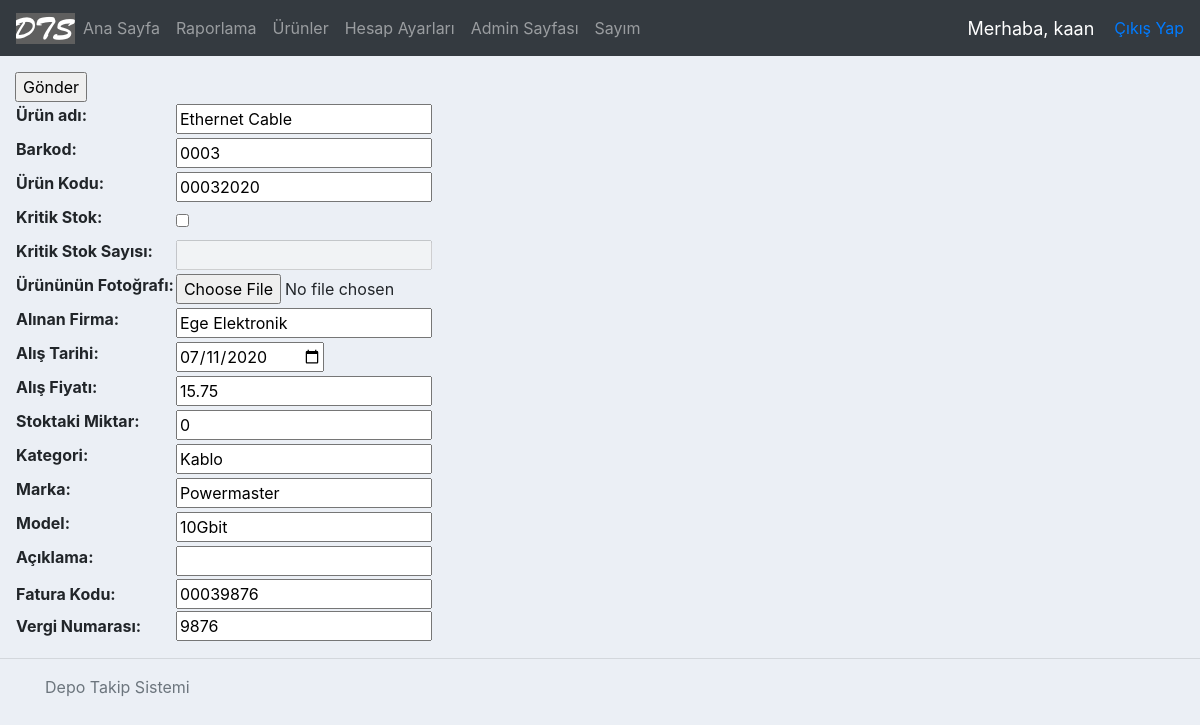
/updateProduct/7 (signed in), run on the app's committed database.
### accounts/models.py (models this page shows, shortened)
class Product(models.Model):
    name = models.CharField(max_length=200)
    barcode = models.CharField(max_length=48)
    code = models.CharField(max_length=255)
    criticalStock = models.BooleanField(default=False) #kritik stok
    criticalStockAmt = models.IntegerField(null=True, blank=True)
    photo = models.ImageField(blank=True, null=True)
    vendor = models.CharField(max_length=200) #alınan firma
    dateBought = models.DateField(null=True) #satın alınan tarih
    regDate = models.DateTimeField( auto_now_add=True, null=True ) #ürünün kayıt edildiği tarih
    price = models.FloatField() #ürünün fiyatı
    amount = models.IntegerField() #ürünün adeti
    category = models.CharField(max_length=200) #ürünün kategorisi
    brand = models.CharField(max_length = 200) #ürünün markası
    model = models.CharField(max_length = 200, blank=True, null=True)
    description = models.CharField(max_length = 400, blank=True, null=True) #açıklama
    editor = models.CharField(max_length = 200) #ürünü kaydeden/silen kullanıcı
    invoice = models.OneToOneField('Invoice', on_delete=models.CASCADE, related_name="fatura", null=True, blank=True )
    history = HistoricalRecords(
        history_change_reason_field=models.TextField(null=True, max_length=255)
    )
    lastStocktakeTime = models.DateTimeField(blank=True, null=True) #son sayım yapılan tarih

class Invoice(models.Model): #fatura
    invoiceCode = models.CharField( max_length = 200 )
    vendor = models.CharField( max_length=200, blank=True, null=True ) #faturayı kesen firma
    date = models.DateField( blank=True, null=True) #fatura kesim tarihi
    sum = models.FloatField( blank=True, null=True ) #tutar
    taxNo = models.CharField( max_length=200, blank=True, null=True ) #vergi numarası
    history = HistoricalRecords()

### accounts/decorators.py (the view)
        def wrapper_func(request, *args, **kwargs):
            group = None
            if request.user.groups.exists():
                group = request.user.groups.all()[0].name
            if group in allowed_roles:
                return view_func(request, *args, **kwargs)
            else:
                return HttpResponse('Bu işlemi yapmaya yetkiniz yok.')

### accounts/forms.py
class ProductForm(ModelForm):
    class Meta:
        model = Product
        fields = '__all__' #create form with all of the fields in Product
        widgets = {
            'name' : forms.TextInput(attrs={'placeholder': 'Ürün adını gir', }),
            'dateBought': DateInput(attrs={'type': 'date', }),
            'editor': forms.HiddenInput(),
            'lastStocktakeTime': forms.HiddenInput(),
        }
        labels = {
            'name' : 'Ürün adı',
            'barcode' : 'Barkod',
            'code' : 'Ürün Kodu',
            'criticalStock' : 'Kritik Stok',
            'criticalStockAmt' : 'Kritik Stok Sayısı',
            'photo' : 'Ürününün Fotoğrafı',
            'vendor' : 'Alınan Firma',
            'dateBought' : 'Alış Tarihi',
            'price' : 'Alış Fiyatı',
            'amount' : 'Stoktaki Miktar',
            'category' : 'Kategori',
            'brand' : 'Marka',
            'model' : 'Model',
            'description' : 'Açıklama',
            'editor' : 'Kaydeden Kullanıcı',
        }
        exclude = ( 'invoice', )

class InvoiceForm(ModelForm):
    class Meta:
        model = Invoice
        fields = ['invoiceCode', 'date', 'sum', 'taxNo']
        labels = {
            'invoiceCode' : 'Fatura Kodu',
            'date' : 'Fatura Kesim Tarihi',
            'sum' : 'Toplam Tutar',
            'taxNo' : 'Vergi Numarası',
        }

### accounts/views.py (called while the page is built, shortened)
@login_required(login_url='login')
@allowed_users(allowed_roles=['admin'])
def updateProduct(request, pk):
    product = Product.objects.get(id=pk)
    productForm = ProductForm(initial={'editor' : request.user.username}, instance = product)
    invoiceForm = InvoiceForm(instance = product.invoice)
    context = { 'productForm': productForm, 'invoiceForm': invoiceForm }
    return render(request, 'accounts/product-form.html', context)

### accounts/templates/accounts/product-form.html (shortened to what this page needs)
{% extends 'accounts/main.html' %}
{% load static %}
{% block content %}
<link rel="stylesheet" href="//code.jquery.com/ui/1.12.1/themes/base/jquery-ui.css">
<table>
    <form action="" method="POST" enctype="multipart/form-data" onsubmit="return required()">
        <div class="form-group">
            {{ productForm }}
            <tbody>
                <tr>
                    <th>
                        {{ invoiceForm.invoiceCode.label }}:
                    </th>
                    <td>
                        {{ invoiceForm.invoiceCode }}
                    </td>
                </tr>
                <tr>
                    <th>
                        {{ invoiceForm.taxNo.label }}:
                    </th>
                    <td>
                        {{ invoiceForm.taxNo }}
                    </td>
                </tr>
            </tbody>
        </div>
    <input type="submit" name="Submit" value="Gönder">
    </form>
</table>
{% endblock %}

### accounts/templates/accounts/navbar.html (shortened to what this page needs)
{% load static %}
<nav class="navbar navbar-expand-lg navbar-dark bg-dark">
    <a href="/">
        <img class="logo" src="{% static 'images/dts.png' %}">
    </a>
    <div class="collapse navbar-collapse" id="navbarNav">
        <ul class="navbar-nav">
          <li class="nav-item ">
              <a class="nav-link" href="{% url 'home' %}">Ana Sayfa</a>
          </li>
          <li class="nav-item ">
              <a class="nav-link" href="/reportPage">Raporlama</a>
          </li>
          <li class="nav-item ">
              <a class="nav-link" href="/products">Ürünler</a>
          </li>
          {% if request.user.is_staff %}
          <li class="nav-item">
              <a class="nav-link" href="{% url 'account' %}">Hesap Ayarları</a>
          </li>
          {% endif %}
          <li class="nav-item">
              <a class="nav-link" href="/admin">Admin Sayfası</a>
          </li>
          <li class="nav-item">
              <a class="nav-link" href="/stocktakePage">Sayım</a>
          </li>
        </ul>
    </div>
    <span class="hello-msg">Merhaba, {{request.user}}</span>
    <span><a href="{% url 'logout' %}">Çıkış Yap</a></span>
</nav>

### static/css/main.css (style rules this page uses)
body { background-color: #ebeff5; }

### accounts/templates/accounts/navbar.html (style rules this page uses)
.hello-msg { font-size: 18px; color: #fff; margin-right: 20px; }

### data on the page
Product: name "Ethernet Cable", barcode "0003", code "00032020", vendor "Ege Elektronik", dateBought "07/11/2020", price "15.75", amount "0", category "Kablo", brand "Powermaster", model "10Gbit"
Invoice: invoiceCode "00039876", taxNo "9876"

### other printed values
{{ request.user }} "kaan"
{{ invoiceForm.invoiceCode.label }} "Fatura Kodu"
{{ invoiceForm.taxNo.label }} "Vergi Numarası"
